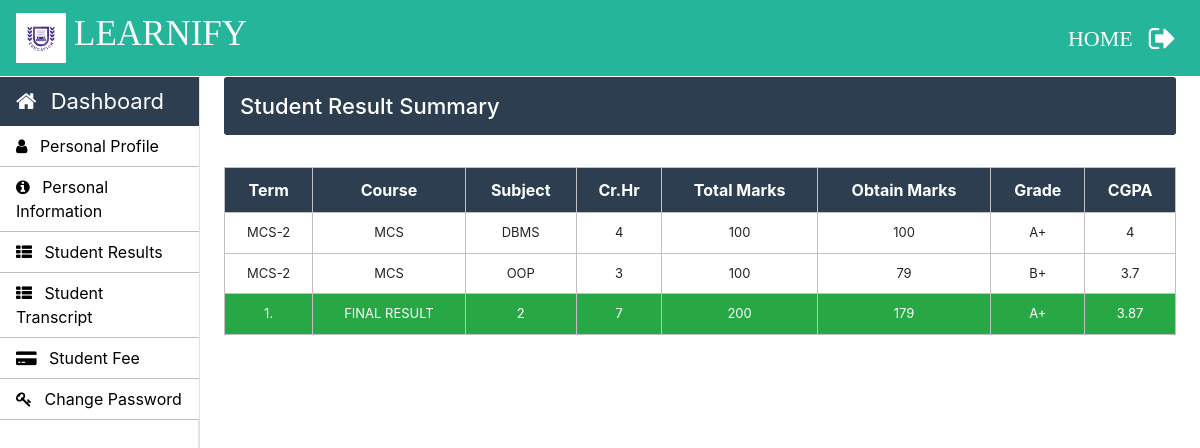
The page /Student/student-result.php (signed in) on the database its author committed.
### tables this page shows
CREATE TABLE IF NOT EXISTS `class_result` (
  `class_result_id` int NOT NULL AUTO_INCREMENT,
  `roll_no` varchar(30) NOT NULL,
  `course_code` varchar(30) NOT NULL,
  `subject_code` varchar(10) NOT NULL,
  `semester` varchar(11) NOT NULL,
  `total_marks` varchar(11) NOT NULL,
  `obtain_marks` varchar(11) NOT NULL,
  `result_date` varchar(10) NOT NULL,
  PRIMARY KEY (`class_result_id`)
);

CREATE TABLE IF NOT EXISTS `course_subjects` (
  `subject_code` varchar(10) NOT NULL,
  `subject_name` varchar(50) NOT NULL,
  `course_code` varchar(10) NOT NULL,
  `semester` int NOT NULL,
  `credit_hours` int NOT NULL,
  PRIMARY KEY (`subject_code`)
);

### Student/student-result.php (the view, shortened to what this page needs)
<?php
		require_once "../connection/connection.php";
	?>
<!doctype html>
<html lang="en">
	<head>
	</head>
	<body>
		<?php include('../common/common-header.php') ?>
		<?php include('../common/student-sidebar.php') ?>
		<main role="main" class="col-xl-10 col-lg-9 col-md-8 ml-sm-auto px-md-4 mb-2 w-100">
			<div class="sub-main">
				<div class="text-center d-flex flex-wrap flex-md-nowrap pt-3 pb-2 mb-3 text-white admin-dashboard pl-3">
					<h4 class="">Student Result Summary</h4>
				</div>
				<div class="row">
					<div class="col-md-12">
						<section class="mt-3">
							<table class="w-100 table-elements mb-5 table-three-tr" cellpadding="10" >
								<tr class="text-center text-white table-three table-tr-head">
									<th>Term</th>
									<th>Course</th>
									<th>Subject</th>
									<th>Cr.Hr</th>
									<th>Total Marks</th>
									<th>Obtain Marks</th>
									<th>Grade</th>
									<th>CGPA</th>
								</tr>
								<?php
								$cgpa=0;
								$gpa=0;
								$total_marks=0;
								$obtain_marks=0;
								$count=0;
									$roll_no=$_SESSION['LoginStudent'];
									$query="select * from class_result cr inner join course_subjects cs on cr.subject_code=cs.subject_code where cr.roll_no='$roll_no'";
									$run=mysqli_query($con,$query);
									while ($row=mysqli_fetch_array($run)) { ?>
										<tr class="text-center">
											<td><?php echo $row['course_code']."-".$row['semester'] ?></td>
											<td><?php echo $row['course_code'] ?></td>
											<td><?php echo $row['subject_code'] ?></td>
											<td><?php echo $row['credit_hours'] ?></td>
											<td><?php echo $row['total_marks'] ?></td>
											<td><?php echo $row['obtain_marks'] ?></td>
											<?php
												if ($row['obtain_marks']>85) {
													$grade='A+';
													$credits=4.0;
												}
												else if ($row['obtain_marks']>80) {
													$grade='A';
													$credits=4.0;
												}
												else if ($row['obtain_marks']>75) {
													$grade='B+';
													$credits=3.7;
												}
											?>
											<td><?php echo $grade ?></td>
											<td><?php echo $credits ?></td>
										</tr>
									<?php
										$count++;
										$score=$credits*$row['credit_hours'];
										$gpa=$gpa+$score;
										$cgpa=$cgpa+$row['credit_hours'];
										$obtain_marks=$obtain_marks+$row['obtain_marks'];
										$total_marks=$total_marks+$row['total_marks'];
									}
								?>
								<tr class=" text-white bg-success text-center">
									<td><?php echo"1." ?></td>
									<td><?php echo"FINAL RESULT " ?></td>
									<td><?php echo $count; ?></td>
									<td><?php echo $cgpa ?></td>
									<td><?php echo $total_marks; ?></td>
									<td><?php echo $obtain_marks; ?></td>
									<?php
										$marks_grade= $total_marks == true ? ($obtain_marks*100)/$total_marks : "";
										if ($marks_grade>85) {
											$final='A+';
										}
									?>
									<td><?php echo $final ?></td>
									<td><?php echo $gpa > 0 ? round($total_cgpa=$gpa/$cgpa,2) : "0" ?></td>
								</tr>
							</table>
						</section>
					</div>
				</div>
			</div>
	</body>
</html>

### Css/style.css (style rules this page uses)
h4 { font-size: 22px; }
.admin-dashboard { margin-top: 1px !important; background: #2c3e50 !important; border-radius: 3px; }
.table-elements tr, td, th { font-size: 13px; border: 1px solid rgb(194, 193, 193); padding-left: 10px !important; }
.table-three { background: #2c3e50 !important; }
.table-tr-head { height: 45px !important; padding: 10px !important; margin-top: 5px !important; }
.table-font-for-transcript td, th { font-size: 16px !important; }

### rows shown on the page
class_result: course_subjects.course_code "MCS", course_subjects.semester "2", course_subjects.subject_code "DBMS", course_subjects.credit_hours "4", total_marks "100", obtain_marks "100", obtain_marks "A+", obtain_marks "4"
class_result: course_subjects.course_code "MCS", course_subjects.semester "2", course_subjects.subject_code "OOP", course_subjects.credit_hours "3", total_marks "100", obtain_marks "79", obtain_marks "B+", obtain_marks "3.7"

### other values the page prints
$count "2"
$cgpa "7"
$total_marks "200"
$obtain_marks "179"
$final "A+"
$total_cgpa=$gpa/$cgpa "3.87"
